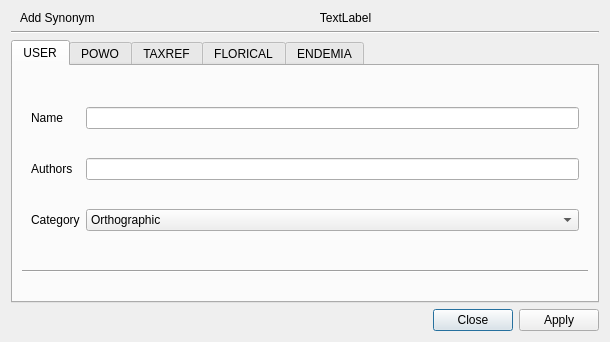
<?xml version="1.0" encoding="UTF-8"?>
<ui version="4.0">
 <class>EditTaxa</class>
 <widget class="QDialog" name="EditTaxa">
  <property name="windowModality">
   <enum>Qt::ApplicationModal</enum>
  </property>
  <property name="geometry">
   <rect>
    <x>0</x>
    <y>0</y>
    <width>610</width>
    <height>342</height>
   </rect>
  </property>
  <property name="sizePolicy">
   <sizepolicy hsizetype="Preferred" vsizetype="Preferred">
    <horstretch>0</horstretch>
    <verstretch>0</verstretch>
   </sizepolicy>
  </property>
  <property name="windowTitle">
   <string>Add Synonym</string>
  </property>
  <layout class="QGridLayout" name="gridLayout">
   <item row="3" column="0">
    <widget class="QTabWidget" name="tabWidget_main">
     <property name="styleSheet">
      <string notr="true"/>
     </property>
     <property name="tabPosition">
      <enum>QTabWidget::North</enum>
     </property>
     <property name="currentIndex">
      <number>0</number>
     </property>
     <widget class="QWidget" name="tab">
      <attribute name="title">
       <string>USER</string>
      </attribute>
      <layout class="QGridLayout" name="gridLayout_6">
       <item row="2" column="0">
        <widget class="Line" name="line">
         <property name="frameShadow">
          <enum>QFrame::Sunken</enum>
         </property>
         <property name="orientation">
          <enum>Qt::Horizontal</enum>
         </property>
        </widget>
       </item>
       <item row="0" column="0">
        <widget class="QWidget" name="Layout_edit" native="true">
         <property name="sizePolicy">
          <sizepolicy hsizetype="Preferred" vsizetype="Fixed">
           <horstretch>0</horstretch>
           <verstretch>0</verstretch>
          </sizepolicy>
         </property>
         <property name="minimumSize">
          <size>
           <width>0</width>
           <height>189</height>
          </size>
         </property>
         <property name="maximumSize">
          <size>
           <width>16777215</width>
           <height>189</height>
          </size>
         </property>
         <layout class="QGridLayout" name="gridLayout_3">
          <item row="1" column="0">
           <widget class="QLabel" name="authorsLabel">
            <property name="text">
             <string>Authors</string>
            </property>
           </widget>
          </item>
          <item row="0" column="0">
           <widget class="QLabel" name="basenameLabel">
            <property name="text">
             <string>Name</string>
            </property>
           </widget>
          </item>
          <item row="1" column="1">
           <widget class="QLineEdit" name="authorsLineEdit"/>
          </item>
          <item row="2" column="0">
           <widget class="QLabel" name="publishedLabel">
            <property name="text">
             <string>Category</string>
            </property>
           </widget>
          </item>
          <item row="0" column="1">
           <widget class="QLineEdit" name="basenameLineEdit"/>
          </item>
          <item row="2" column="1">
           <widget class="QComboBox" name="categoryComboBox">
            <property name="currentText">
             <string>Orthographic</string>
            </property>
            <property name="currentIndex">
             <number>0</number>
            </property>
            <item>
             <property name="text">
              <string>Orthographic</string>
             </property>
            </item>
            <item>
             <property name="text">
              <string>Nomenclatural</string>
             </property>
            </item>
            <item>
             <property name="text">
              <string>Taxinomic</string>
             </property>
            </item>
            <item>
             <property name="text">
              <string>Vernacular</string>
             </property>
            </item>
           </widget>
          </item>
         </layout>
        </widget>
       </item>
       <item row="7" column="0">
        <spacer name="verticalSpacer">
         <property name="orientation">
          <enum>Qt::Vertical</enum>
         </property>
         <property name="sizeHint" stdset="0">
          <size>
           <width>20</width>
           <height>40</height>
          </size>
         </property>
        </spacer>
       </item>
      </layout>
     </widget>
     <widget class="QWidget" name="tab_2">
      <attribute name="title">
       <string>POWO</string>
      </attribute>
      <layout class="QGridLayout" name="gridLayout_2">
       <item row="0" column="0">
        <widget class="QLabel" name="label">
         <property name="styleSheet">
          <string notr="true">font: italic 13pt &quot;Ubuntu Mono&quot;;</string>
         </property>
         <property name="text">
          <string>Check the taxa to add</string>
         </property>
        </widget>
       </item>
      </layout>
     </widget>
     <widget class="QWidget" name="tab_3">
      <attribute name="title">
       <string>TAXREF</string>
      </attribute>
     </widget>
     <widget class="QWidget" name="tab_4">
      <attribute name="title">
       <string>FLORICAL</string>
      </attribute>
     </widget>
     <widget class="QWidget" name="tab_5">
      <attribute name="title">
       <string>ENDEMIA</string>
      </attribute>
      <widget class="QTableView" name="tblview_api">
       <property name="geometry">
        <rect>
         <x>320</x>
         <y>30</y>
         <width>256</width>
         <height>192</height>
        </rect>
       </property>
       <property name="editTriggers">
        <set>QAbstractItemView::DoubleClicked|QAbstractItemView::EditKeyPressed</set>
       </property>
       <property name="alternatingRowColors">
        <bool>true</bool>
       </property>
       <property name="selectionBehavior">
        <enum>QAbstractItemView::SelectItems</enum>
       </property>
       <attribute name="verticalHeaderVisible">
        <bool>false</bool>
       </attribute>
      </widget>
     </widget>
    </widget>
   </item>
   <item row="6" column="0">
    <layout class="QHBoxLayout" name="horizontalLayout">
     <item>
      <widget class="QDialogButtonBox" name="buttonBox">
       <property name="orientation">
        <enum>Qt::Horizontal</enum>
       </property>
       <property name="standardButtons">
        <set>QDialogButtonBox::Apply|QDialogButtonBox::Close</set>
       </property>
      </widget>
     </item>
    </layout>
   </item>
   <item row="1" column="0">
    <widget class="Line" name="line_2">
     <property name="orientation">
      <enum>Qt::Horizontal</enum>
     </property>
    </widget>
   </item>
   <item row="0" column="0">
    <layout class="QFormLayout" name="formLayout">
     <property name="leftMargin">
      <number>9</number>
     </property>
     <property name="rightMargin">
      <number>9</number>
     </property>
     <item row="0" column="0">
      <widget class="QLabel" name="label_2">
       <property name="text">
        <string>Add Synonym</string>
       </property>
      </widget>
     </item>
     <item row="0" column="1">
      <widget class="QLabel" name="taxaLineEdit_result">
       <property name="sizePolicy">
        <sizepolicy hsizetype="MinimumExpanding" vsizetype="Fixed">
         <horstretch>0</horstretch>
         <verstretch>0</verstretch>
        </sizepolicy>
       </property>
       <property name="minimumSize">
        <size>
         <width>0</width>
         <height>0</height>
        </size>
       </property>
       <property name="maximumSize">
        <size>
         <width>16777215</width>
         <height>16777215</height>
        </size>
       </property>
       <property name="styleSheet">
        <string notr="true">font: 12pt &quot;Ubuntu&quot;;</string>
       </property>
       <property name="text">
        <string>TextLabel</string>
       </property>
       <property name="alignment">
        <set>Qt::AlignCenter</set>
       </property>
       <property name="textInteractionFlags">
        <set>Qt::LinksAccessibleByMouse|Qt::TextSelectableByMouse</set>
       </property>
      </widget>
     </item>
    </layout>
   </item>
  </layout>
 </widget>
 <resources/>
 <connections/>
</ui>
